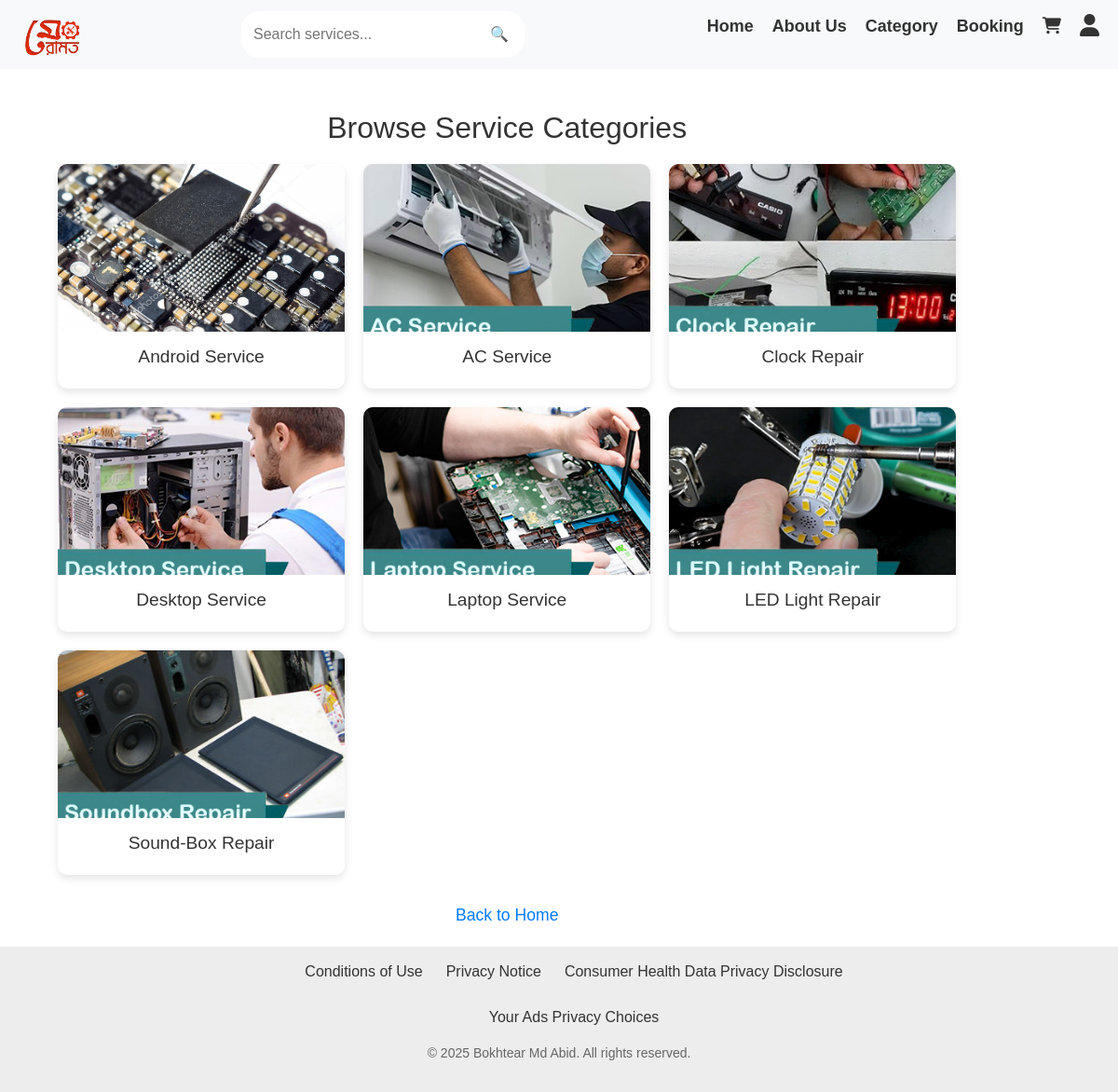
Page /categories/ on the committed database.
### meramotapp/models.py (models this page shows, shortened)
class Category(models.Model):
    name = models.CharField(max_length=100, unique=True)
    image = models.ImageField(upload_to='category_images', null=True, blank=True)
    slug = models.SlugField(unique=True)

### meramotapp/views.py (the view)
# urls.py: path('categories/', views.category_list, name='category_list'),
def category_list(request):
    categories = Category.objects.all()
    return render(request, 'category_list.html', {'categories': categories})

### templates/category_list.html (shortened to what this page needs)
{% extends "base.html" %}
{% load static %}
{% block extra_css %}
    <link rel="stylesheet" href="{% static 'css/style_category.css' %}">
{% endblock %}
{% block content %}
    <div class="container-category">
        <h1 class="title">Browse Service Categories</h1>
        <div class="category-grid">
            {% for category in categories %}
            <div class="category-card">
                <a href="{% url 'category_services' category.id %}">
                    <img src="{{ category.image.url }}" alt="{{ category.name }}">
                    <h3>{{ category.name }}</h3>
                </a>
            </div>
            {% endfor %}
        </div>
        <div class="back-home">
            <a href="{% url 'home' %}">Back to Home</a>
        </div>
    </div>
{% endblock %}

### static/css/style_category.css (style rules this page uses)
.container-category { text-align: center; width: 90%; max-width: 1200px; padding: 20px; }
.title { font-size: 2em; margin-bottom: 20px; color: #333; }
.category-grid { display: grid; grid-template-columns: repeat(auto-fit, minmax(250px, 1fr)); gap: 20px; margin-top: 20px; }
.category-card { background: #fff; border-radius: 10px; overflow: hidden; transition: 0.3s ease-in-out; box-shadow: 0 4px 8px rgba(0, 0, 0, 0.1); text-align: center; }
.category-card img { width: 100%; height: 180px; object-fit: cover; }
.category-card h3 { padding: 15px; font-size: 1.2em; color: #333; }
.category-card a { text-decoration: none; color: inherit; }
.back-home { margin-top: 30px; }
.back-home a { text-decoration: none; color: #007bff; font-size: 1.1em; }

### templates/navbar.html (style rules this page uses)
* { text-decoration: none; margin: 0; padding: 0; box-sizing: border-box; }

### templates/footer.html (style rules this page uses)
* { margin: 0; padding: 0; text-decoration: none; box-sizing: border-box; }
html, body { height: 100%; display: flex; flex-direction: column; font-family: 'Trebuchet MS', 'Lucida Sans Unicode', 'Lucida Grande', 'Lucida Sans', Arial, sans-serif; }

### rows in the picture
Category: image (picture), name "Android Service"
Category: image (picture), name "AC Service"
Category: image (picture), name "Clock Repair"
Category: image (picture), name "Desktop Service"
Category: image (picture), name "Laptop Service"
Category: image (picture), name "LED Light Repair"
Category: image (picture), name "Sound-Box Repair"
